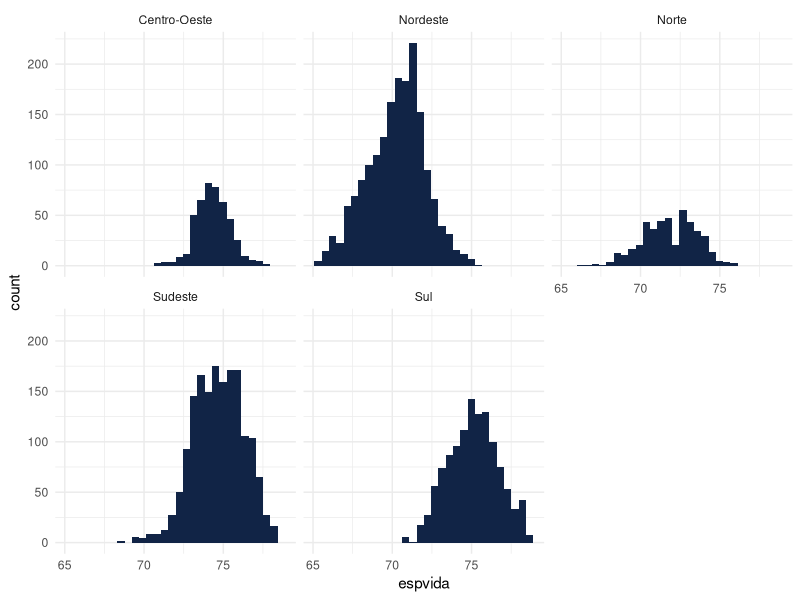

Write the R code that produced this figure.
## ---- chunk 1
knitr::opts_chunk$set(
	echo = TRUE,
	message = FALSE,
	warning = FALSE
)
## ---- chunk 2
alturas_possiveis <- 150:190/100
alturas_possiveis

valores_alturas <- sample(alturas_possiveis, # valores possiveis para sorteio
                          size = 100, # quantos valores quero "sortear"
                          replace = TRUE) # esses valores podem ser repetidos

valores_alturas 
## ---- chunk 3
class(valores_alturas)
## ---- chunk 4
valores_alturas <- c(valores_alturas, NA)
valores_alturas
sort(valores_alturas)
## ---- chunk 5
length(valores_alturas)
## ---- chunk 6
mean(valores_alturas, na.rm = TRUE)
## ---- chunk 7
max(valores_alturas, na.rm = TRUE)
min(valores_alturas, na.rm = TRUE)
## ---- chunk 8
median(valores_alturas, na.rm = TRUE)
## ---- chunk 9
var(valores_alturas, na.rm = TRUE)
sd(valores_alturas, na.rm = TRUE)
## ---- chunk 10
library(tidyverse)
## ---- chunk 11
dados_pnud <- read_csv2("dados/base_pnud_min.csv")
dicionario_pnud <- read_csv2("dados/dicionario_base_pnud_min.csv")
## ---- chunk 12
glimpse(dicionario_pnud)
## ---- chunk 13
estados_br <- sort(unique(dados_pnud$uf_sigla))
## ---- chunk 14
dados_pnud_2010 <-  filter(dados_pnud, ano == 2010)
## ---- chunk 15
# Soma de população em 2010: 
sum(dados_pnud_2010$pop)

## ---- chunk 16
# média: esperança de vida
mean(dados_pnud_2010$espvida)
## ---- chunk 17
# arredondando para ter uma casa decimal
round(mean(dados_pnud_2010$espvida), 1)
## ---- chunk 18
weighted.mean(dados_pnud_2010$espvida, dados_pnud_2010$pop)
## ---- chunk 19
# mediana: esperança de vida
median(dados_pnud_2010$espvida)

## ---- chunk 20
# variância: esperança de vida
var(dados_pnud_2010$espvida)
## ---- chunk 21
# desvio padrão: esperança de vida
sd(dados_pnud_2010$espvida)
## ---- chunk 22
# maior valor encontrado
max(dados_pnud_2010$espvida)
## ---- chunk 23
# menor valor encontrado
min(dados_pnud_2010$espvida)
## ---- chunk 24
filter(dados_pnud, ano == 2010)
## ---- chunk 25
dados_pnud |> 
  filter(ano == 2010)
## ---- chunk 26
dados_pnud_2010 |> 
  count(uf_sigla)
## ---- chunk 27
dados_pnud_2010 |> 
  count(regiao_nm)
## ---- chunk 28
dados_pnud_2010 |> 
  count(regiao_nm) |> 
  arrange(n)
## ---- chunk 29
dados_pnud_2010 |> 
  select(muni_nm, uf_sigla, pop)
## ---- chunk 30
dados_pnud_2010 |> 
  select(muni_nm, uf_sigla, pop) |> 
  filter(pop > 1000000)
## ---- chunk 31
dados_pnud_2010 |> 
  select(muni_nm, uf_sigla, pop) |> 
  filter(pop > 1000000) |> 
  arrange(desc(pop))
## ---- chunk 32
dados_pnud_2010 |> 
  select(muni_nm, uf_sigla, pop) |> 
  filter(pop > 1000000) |> 
  arrange(desc(pop)) |> 
  mutate(pop_milhoes = pop/1000000)
## ---- chunk 33
dados_pnud_2010 |> 
  select(muni_nm, uf_sigla, pop) |> 
  filter(pop > 1000000) |> 
  arrange(desc(pop)) |> 
  mutate(pop_milhoes = round(pop/1000000, 2))
## ---- chunk 34
ggplot(dados_pnud_2010) +
  aes(x = espvida) +
  geom_histogram(bins = 30L, fill = "#112446") +
  theme_minimal() +
  facet_wrap(vars(regiao_nm))
